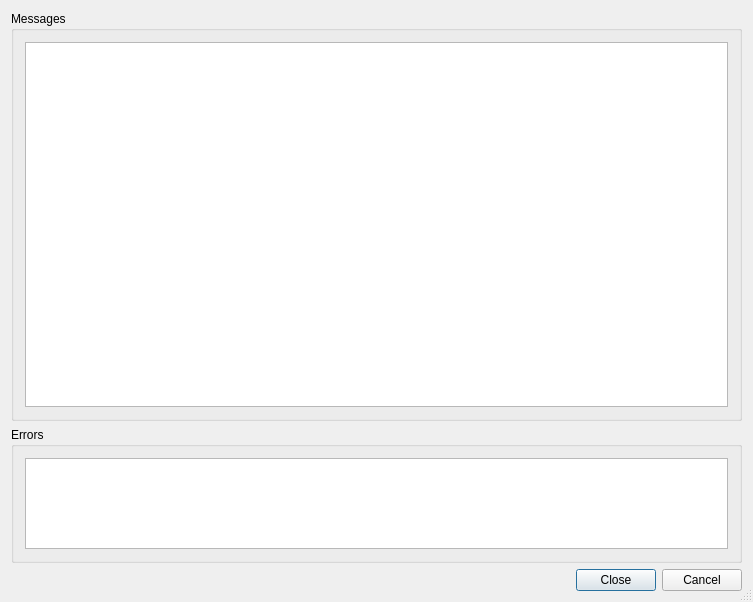
<?xml version="1.0" encoding="UTF-8"?>
<ui version="4.0">
 <class>CxfreezeExecDialog</class>
 <widget class="QDialog" name="CxfreezeExecDialog">
  <property name="geometry">
   <rect>
    <x>0</x>
    <y>0</y>
    <width>753</width>
    <height>602</height>
   </rect>
  </property>
  <property name="windowTitle">
   <string>Cxfreeze</string>
  </property>
  <property name="sizeGripEnabled">
   <bool>true</bool>
  </property>
  <layout class="QVBoxLayout" name="verticalLayout_3">
   <item>
    <widget class="QGroupBox" name="messagesGroup">
     <property name="sizePolicy">
      <sizepolicy hsizetype="Preferred" vsizetype="Preferred">
       <horstretch>0</horstretch>
       <verstretch>3</verstretch>
      </sizepolicy>
     </property>
     <property name="title">
      <string>Messages</string>
     </property>
     <layout class="QVBoxLayout" name="verticalLayout">
      <item>
       <widget class="QTextBrowser" name="contents">
        <property name="sizePolicy">
         <sizepolicy hsizetype="Expanding" vsizetype="Expanding">
          <horstretch>0</horstretch>
          <verstretch>3</verstretch>
         </sizepolicy>
        </property>
        <property name="whatsThis">
         <string>&lt;b&gt;Packager Execution&lt;/b&gt;
&lt;p&gt;This shows the output of the packager command.&lt;/p&gt;</string>
        </property>
       </widget>
      </item>
     </layout>
    </widget>
   </item>
   <item>
    <widget class="QGroupBox" name="errorGroup">
     <property name="sizePolicy">
      <sizepolicy hsizetype="Preferred" vsizetype="Preferred">
       <horstretch>0</horstretch>
       <verstretch>1</verstretch>
      </sizepolicy>
     </property>
     <property name="title">
      <string>Errors</string>
     </property>
     <layout class="QVBoxLayout" name="verticalLayout_2">
      <item>
       <widget class="QTextBrowser" name="errors">
        <property name="sizePolicy">
         <sizepolicy hsizetype="Expanding" vsizetype="Expanding">
          <horstretch>0</horstretch>
          <verstretch>1</verstretch>
         </sizepolicy>
        </property>
        <property name="whatsThis">
         <string>&lt;b&gt;Packager Execution&lt;/b&gt;
&lt;p&gt;This shows the errors of the packager command.&lt;/p&gt;</string>
        </property>
        <property name="acceptRichText">
         <bool>false</bool>
        </property>
       </widget>
      </item>
     </layout>
    </widget>
   </item>
   <item>
    <widget class="QDialogButtonBox" name="buttonBox">
     <property name="orientation">
      <enum>Qt::Horizontal</enum>
     </property>
     <property name="standardButtons">
      <set>QDialogButtonBox::Cancel|QDialogButtonBox::Close</set>
     </property>
    </widget>
   </item>
  </layout>
 </widget>
 <layoutdefault spacing="6" margin="11"/>
 <pixmapfunction>qPixmapFromMimeSource</pixmapfunction>
 <tabstops>
  <tabstop>contents</tabstop>
  <tabstop>errors</tabstop>
  <tabstop>buttonBox</tabstop>
 </tabstops>
 <resources/>
 <connections/>
</ui>
